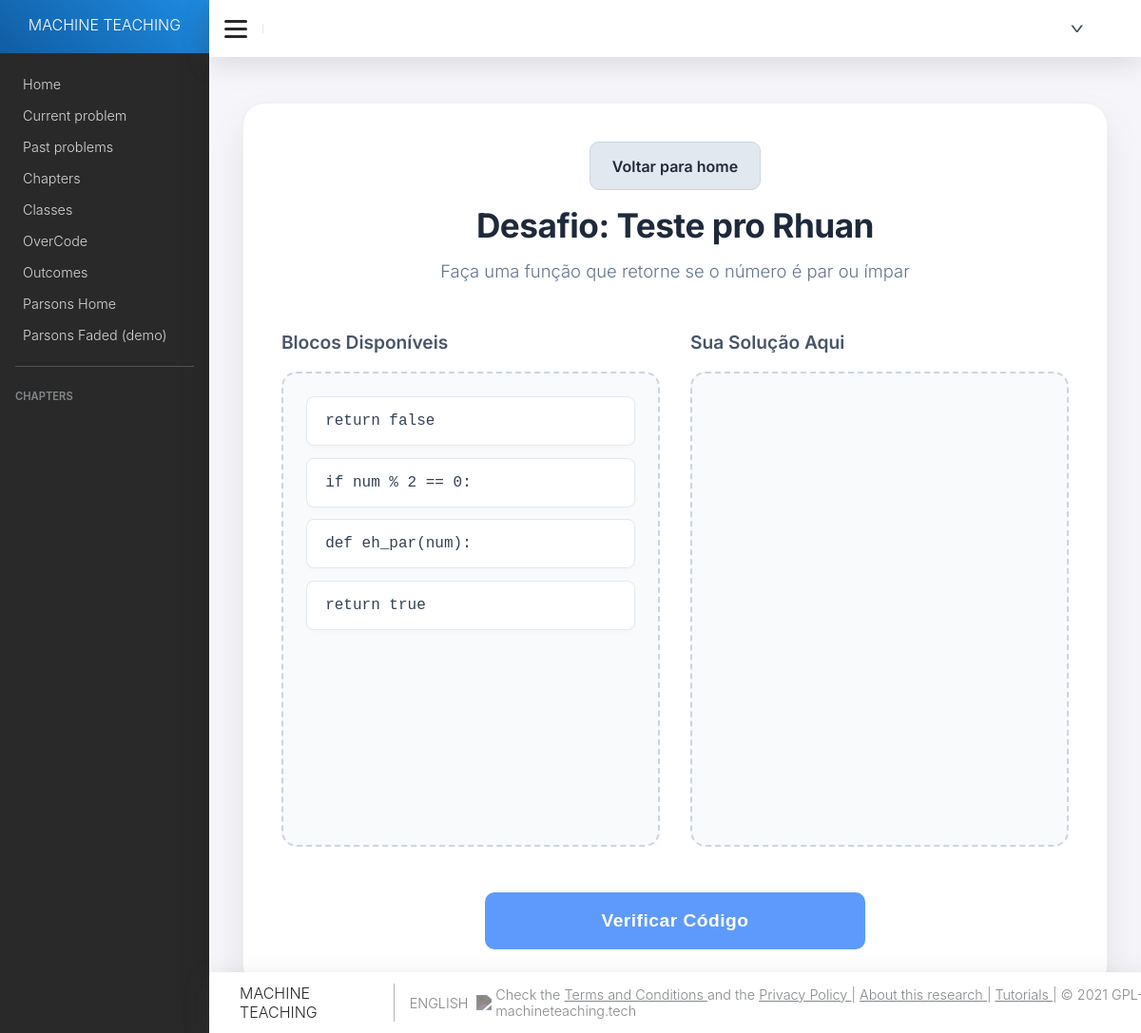
Before: /parsons/4/ (signed in) with the older database file.
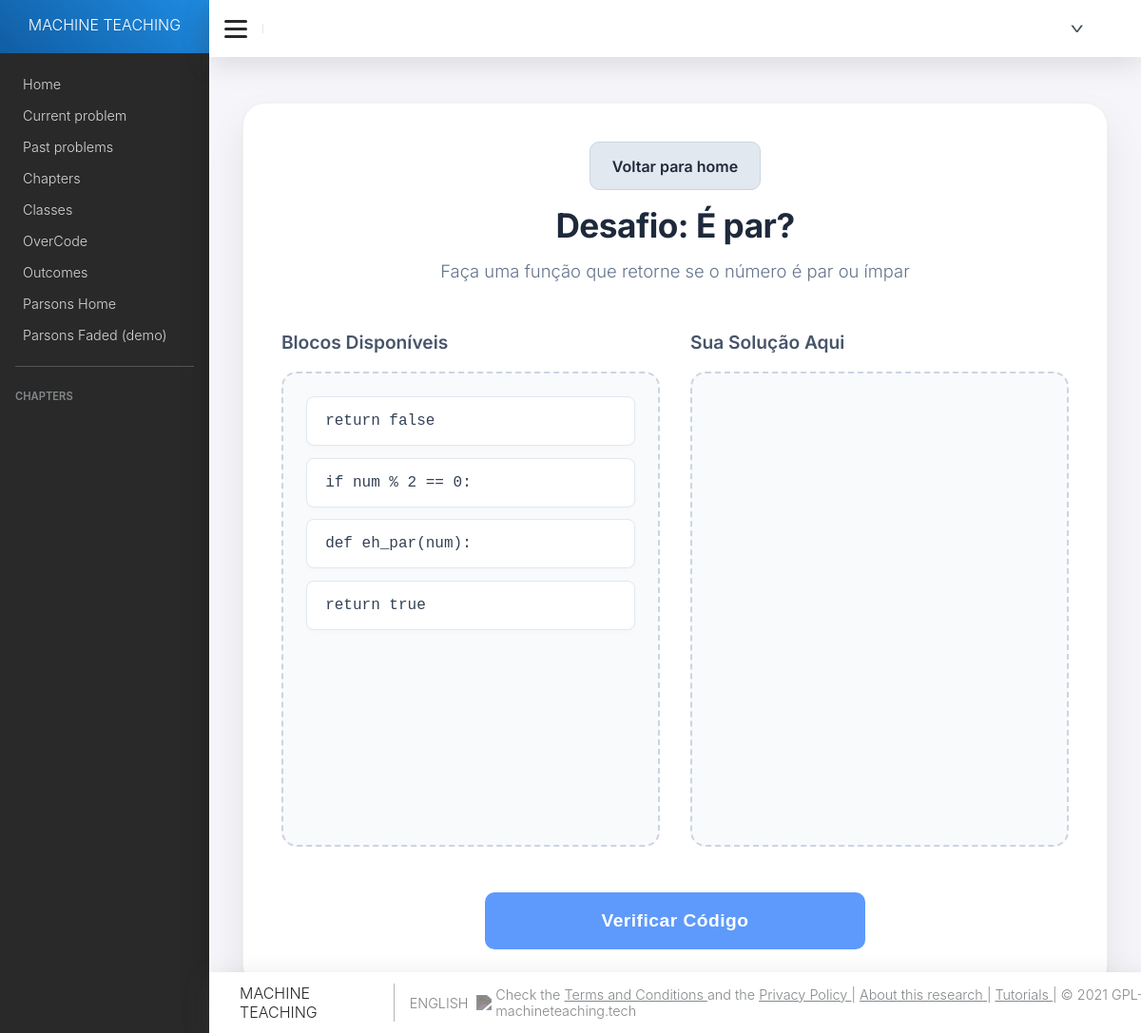
After: the same page with the newer database file.
### parsons/models.py (models this page shows, shortened)
class Problem(models.Model):
    QUESTION_TYPES = (("C", "Code"),
                      ("M", "Multiple Choice"),
                      ("T", "Text"),
                      ("P", "Parsons Problem"),
                      ("F", "Parsons Faded Problem"))
    question_type = models.CharField(max_length=2, choices=QUESTION_TYPES,
                                     default="C")
    title = models.CharField(max_length=200, blank=False)
    content = models.TextField(blank=False)
    options = models.TextField(blank=True)
    difficulty = models.CharField(max_length=200, blank=True)
    link = models.URLField(blank=True)
    retrieved_date = models.DateTimeField(blank=True, auto_now_add=True)
    crawler = models.CharField(max_length=200, blank=True)
    hint = models.TextField(blank=True)
    faded_id = models.PositiveIntegerField(blank=True, null=True, unique=True)
    objects = ProblemManager()
    chapter = models.ManyToManyField(Chapter, through='ExerciseSet')
    test_case_generator = models.TextField(blank=True, null=True)
    history = HistoricalRecords()
    class Meta:
        verbose_name = ('Problem')
        verbose_name_plural = ('Problems')

### parsons/views.py (the view)
# urls.py: path('<int:problem_id>/', views.show_problem, name='show_problem'),
@login_required
def show_problem(request, problem_id):
     problema = get_object_or_404(Problem, id=problem_id, question_type='P')
     context = get_problem(problem_id)
     if problema.question_type == 'P':
         return resolver_parsons(request, problem_id)
     return render(request, 'questions/show_problem.html', context)

### parsons/get_problem.py (called while the page is built)
def get_problem(problem_id):
    problem = Problem.objects.get(pk=problem_id)
    problem.content = problem.content.replace('\`','`').replace('`','\`').replace('(<','(').replace('>)',')')
    options = problem.options.split("\r\n\r\n")
    LOGGER.debug("Got problem %d", problem.id)
    dictSolutions = {}
    solutions = Solution.objects.filter(problem=problem, ignore=False)  #Pegando soluções de todas as linguagens
    func_name = solutions.first().header   #Pegando o nome da função
    context = {
        "problem": problem,
        "options": options,
        "problem_func_name": func_name,
        "title": _('Problem'),
    }
    return context

### parsons/views.py (called while the page is built)
def verifica_indentacao(linha):
    espacos_iniciais = len(linha) - len(linha.lstrip())
    nivel_indentacao = espacos_iniciais // 4
    texto_limpo = linha.strip()
    return nivel_indentacao, texto_limpo

### parsons/templates/parsons.html (shortened to what this page needs)
{% extends "base.html" %} {% load static %} {% load i18n %} {% block content %}
<link
  rel="stylesheet"
  href="https://cdnjs.cloudflare.com/ajax/libs/font-awesome/6.4.0/css/all.min.css"
/>
<div class="parsons-container">
  <div class="parsons-header">
    <div class="parsons-header-nav">
      <a class="button-secondary" href="{% url 'parsons_home' %}"
        >Voltar para home</a
      >
    </div>
    <h2>Desafio: {{ problema.title }}</h2>
    <p>{{ problema.content }}</p>
  </div>
  <div class="workspace">
    <div class="workspace-column">
      <h3>Blocos Disponíveis</h3>
      <div id="blocos-disponiveis" class="caixa">
        {% for linha in linhas_embaralhadas %}
        <div class="linha-codigo" data-codigo="{{ linha }}" data-indent="0">
          <span class="codigo-texto">{{ linha }}</span>
        </div>
        {% endfor %}
      </div>
    </div>
    <div class="workspace-column">
      <h3>Sua Solução Aqui</h3>
      <div id="area-solucao" class="caixa"></div>
    </div>
  </div>
  <div class="action-container">
    <button class="btn-verificar" onclick="validarResposta()">
      Verificar Código
    </button>
  </div>
</div>
{% endblock %}

Changed rows visible on the page:
changed Problem "Faça uma função que retorne se o número é par ou ímpar": title "Teste pro Rhuan" → "É par?"
